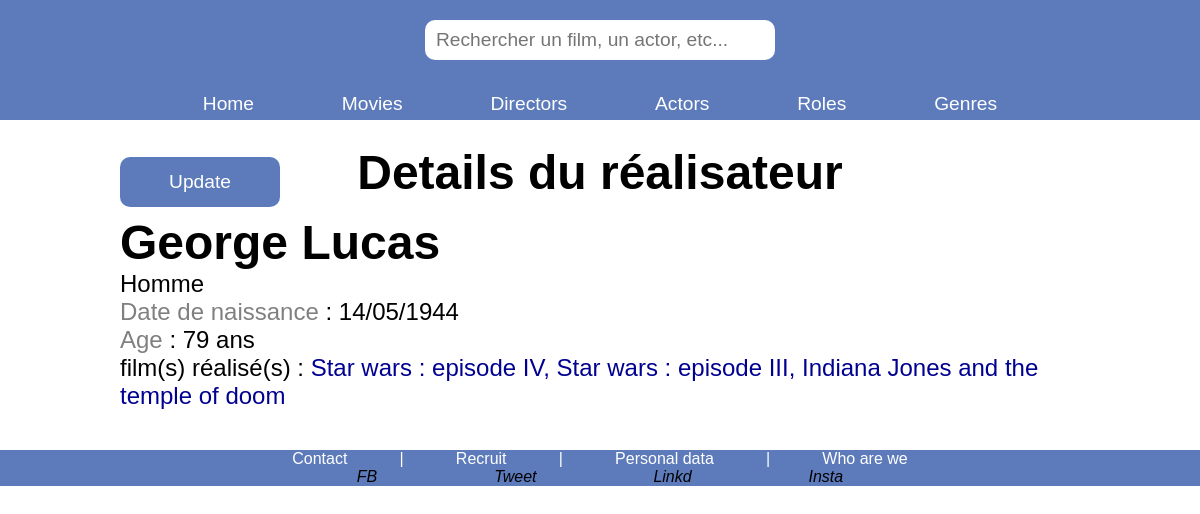
Page /index.php?action=detailsDirector&id=1 on the committed database.
### tables this page shows
CREATE TABLE IF NOT EXISTS `director` (
  `id_director` int NOT NULL AUTO_INCREMENT,
  `nom` varchar(255) NOT NULL,
  `prenom` varchar(255) NOT NULL,
  `sexe` varchar(255) NOT NULL,
  `dateDeNaissance` date NOT NULL,
  `dateDeDeces` date DEFAULT NULL,
  `image` varchar(255) DEFAULT 'indisponible.jpg',
  PRIMARY KEY (`id_director`) USING BTREE
);

CREATE TABLE IF NOT EXISTS `film` (
  `id_film` int NOT NULL AUTO_INCREMENT,
  `titre` varchar(255) NOT NULL,
  `dateDeSortie` date NOT NULL,
  `duree` time NOT NULL,
  `realisateur_id` int NOT NULL,
  `affiche` varchar(255) DEFAULT 'indisponible.jpg',
  PRIMARY KEY (`id_film`),
  KEY `FK__realisateur` (`realisateur_id`),
  CONSTRAINT `FK__realisateur` FOREIGN KEY (`realisateur_id`) REFERENCES `director` (`id_director`)
);

### controller/DirectorController.php (called while the page is built, shortened)
<?php
require_once "./bdd/DAO.php";
class DirectorController {
    public function detailsDirector($idDirector) {
        $dao = new DAO();
        $paramsDirector = [
            "idDirector" => $idDirector
        ];
        $sqlDirector =
        "SELECT
            r.id_director,
            r.prenom,
            r.nom,
            r.sexe,
            r.dateDeNaissance,
            DATE_FORMAT(r.dateDeNaissance, '%d/%m/%Y') AS formatedDateDeNaissance,
            r.dateDeDeces,
            DATE_FORMAT(r.dateDeDeces, '%d/%m/%Y') AS formatedDateDeDeces
        FROM
            director r
        WHERE
            r.id_director = :idDirector
        ";
        $sqlFilm =
        "SELECT
            f.id_film,
            f.titre
        FROM
            film f
        WHERE
            f.realisateur_id = :idDirector
        ";
        $detailsDirector = $dao->executerRequete($sqlDirector, $paramsDirector);
        $films = $dao->executerRequete($sqlFilm, $paramsDirector);
        require "./view/director/detailsDirector.php";
    }
}
?>

### bdd/DAO.php (called while the page is built, shortened)
<?php
class DAO{
    private $bdd;
    public function __construct(){
        $this->bdd = new \PDO('mysql:host=localhost;dbname=cinema;charset=utf8', 'root', '');
    }
    public function executerRequete($sql, $params = NULL){
        if ($params == NULL){
            $resultat = $this->bdd->query($sql);
        }else{
            $resultat = $this->bdd->prepare($sql);
            $resultat->execute($params);
        }
        return $resultat;
    }
}
?>

### view/director/detailsDirector.php (the view, shortened to what this page needs)
<?php
$count = 1;
$nbRow = $films->rowCount();
$separator = ", ";
?>
<h2 class="titrePage">Details du réalisateur</h2>
<?php
function showAge($dateTimeNaissance,  $dateTimeDeces = null) {
    if(isset($dateTimeDeces)) {
        $dateTimeInterval = new \DateTime($dateTimeDeces);
    } else {
        $dateTimeInterval = new \DateTime("now");
    }
    $newTimeNaissance = new \DateTime($dateTimeNaissance);
    $agePersonne = date_diff($newTimeNaissance, $dateTimeInterval)->format("%Y ans");
    return $agePersonne;
}
while ($director = $detailsDirector->fetch()) {
?>
    <div class="interactUpdate">
        <a href="index.php?action=updateDirectorForm&id=<?= $director["id_director"] ?>">
            <p>Update</p>
        </a>
    </div>
   <div class='blocDetailsDirector'>
            <h3><?=$director["prenom"]?> <?=$director["nom"]?></h3>
            <ul>
              <li><?=$director["sexe"]?></li>
              <li><span>Date de naissance</span> : <?=$director["formatedDateDeNaissance"]?></li>
<?php
                if($director["formatedDateDeDeces"]) {
?>
                    <li><span>Date de décès</span> : <?=$director["formatedDateDeDeces"]?> (<?=showAge($director["dateDeNaissance"], $director["dateDeDeces"])?>) </li>
<?php
                } else {
?>
                    <li><span>Age</span> : <?=showAge($director["dateDeNaissance"])?></li>
<?php
                }
?>
                <li>film(s) réalisé(s) :
<?php
                while ($film = $films->fetch()) {
                    if ($count == $nbRow) {
                        $separator = "";
                    }
?>
                    <a href="index.php?action=detailsFilm&id=<?=$film["id_film"]?>"><?=$film["titre"]?><a><?=  $separator ?>
<?php
                    $count++;
                }
?>
                </li>
          </ul>
      </div>
<?php
}
?>
<?php
require "./view/layout.php";
?>

### public/css/style.css (style rules this page uses)
:root { --primary-background-color: rgb(93, 123, 187); --secondary-background-color: rgb(77, 111, 185); --primary-font-color: rgb(0, 0, 145); --hover-color: rgb(236, 184, 11); }
* { margin: 0; padding: 0; box-sizing: border-box; }
body { font-family:'Lucida Sans', 'Lucida Sans Regular', 'Lucida Grande', 'Lucida Sans Unicode', Geneva, Verdana, sans-serif }
.titrePage { font-size: 3em; text-align: center; }
.interactUpdate { width: 160px; height: 50px; position: absolute; text-align: center; background-color: var(--primary-background-color); border-radius: 10px; top: calc(12px + 25px ); }
.interactUpdate a { width: 100%; height: 100%; color: white; font-size: 1.2em; text-decoration: none; display: flex; justify-content: center; align-items: center; }
.blocDetailsFilm a, .blocDetailsDirector a, .blocDetailsActor a, .blocDetailsRole a, .blocDetailsGenre a { text-decoration: none; color: rgb(0, 0, 145); }
span { color: gray; }
.blocDetailsDirector { padding: 15px 0; }
.blocDetailsDirector h3 { font-size: 3em; }
.blocDetailsDirector ul { font-size: 1em; }
.blocDetailsDirector ul li { font-size: 1.5em; list-style: none; }

### rows in the picture
director: prenom "George", nom "Lucas", sexe "Homme", formatedDateDeNaissance "14/05/1944", dateDeNaissance "79 ans"
film: titre "Star wars : episode IV"
film: titre "Star wars : episode III"
film: titre "Indiana Jones and the temple of doom"
